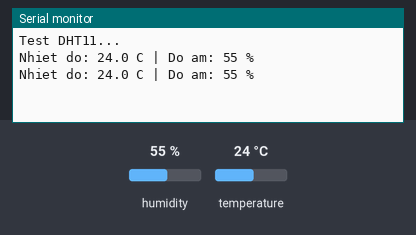
The sketch below on a simulated ESP32. Parts: the last lines printed to the serial monitor. Inputs (shaded band) come from the test bench; at power-on: humidity 55 %, temperature 24 °C.

Above: at 4.8 s.
4.9 s: humidity set to 22 %
At 7.5 s:
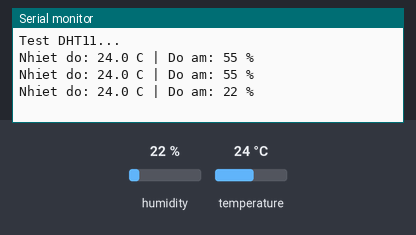
7.9 s: temperature set to 12 °C
At 8.7 s:
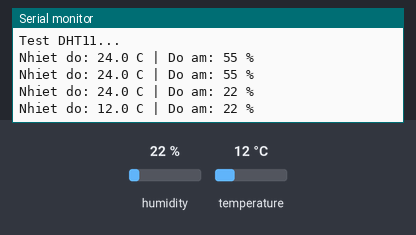
10.9 s: humidity set to 40 %
At 13.5 s:
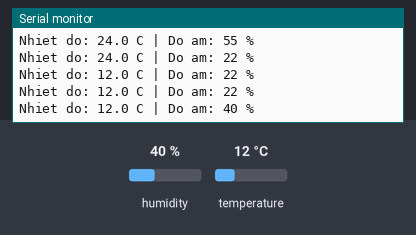
Timing chart, 0 to 15.0 s (numbered marks = the images above; inputs shaded):
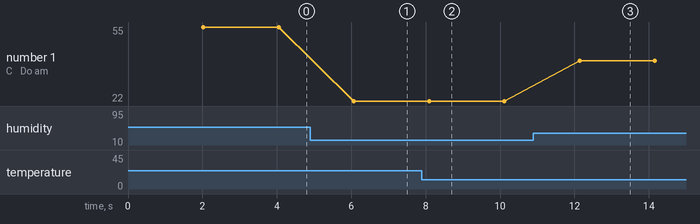

The sketch:

test_dht11.ino
```cpp
/*
 * TEST RIÊNG CẢM BIẾN DHT11 VỚI ESP32
 * Nối dây: VCC -> 3V3, GND -> GND, DATA -> GPIO15 (D15)
 * Loại DHT11 rời 4 chân: thêm điện trở 10 kΩ giữa VCC và DATA
 * Serial Monitor: 115200 baud
 */
#include <DHT.h>
#define DHT_PIN  15
#define DHT_TYPE DHT11
DHT dht(DHT_PIN, DHT_TYPE);

void setup() {
  Serial.begin(115200);
  dht.begin();
  Serial.println("Test DHT11...");
}

void loop() {
  delay(2000);                       // DHT11 đọc tối đa 1 lần/giây
  float t = dht.readTemperature();
  float h = dht.readHumidity();
  if (isnan(t) || isnan(h)) {
    Serial.println("Loi doc DHT11 - kiem tra day DATA (D15), nguon 3V3, dien tro 10k neu la loai 4 chan");
  } else {
    Serial.printf("Nhiet do: %.1f C | Do am: %.0f %%\n", t, h);
  }
}
```

Measured:
- after the input at 4.9 s, the serial monitor: prints a new line after 1.2 s (image 1)
- after the input at 7.9 s, the serial monitor: prints a new line after 0.19 s (image 2)
- after the input at 10.9 s, the serial monitor: prints a new line after 1.2 s (image 3)
- plotted number 1: 55 → 22 after the input at 4.9 s, 22 → 40 after the input at 10.9 s
